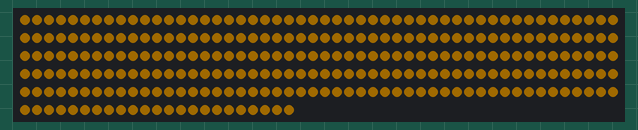
A sketch run on a simulated Teensy 4. Shown: 273 RGB LEDs in strip order, left to right, continuing on the next row. Dim RGB values are drawn brighter than linear.

Above: at 0.1 s.
At 0.6 s:
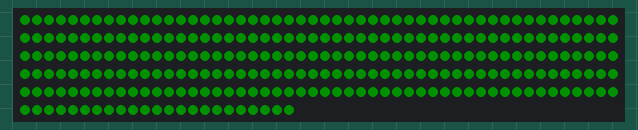
At 1.13 s:
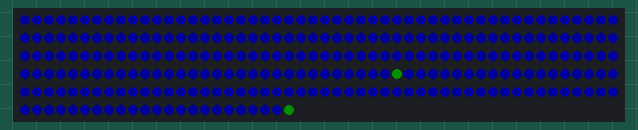
At 10.93 s:
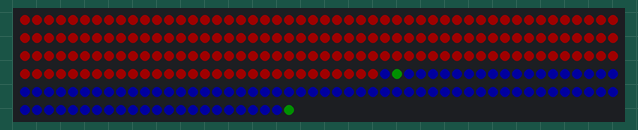
At 39.77 s:
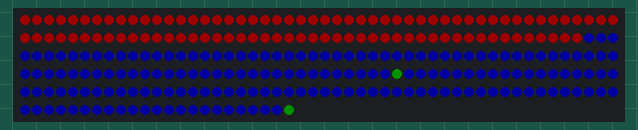

Measured:
- what the display in image 1 shows lasts 0.5 s, from 0.5 s to 1.0 s

The sketch:

spatial_example.ino
```cpp
#define USE_OCTOWS2811
#include <OctoWS2811.h>
#include <FastLED.h>
#include "lut.h"

//NUM_LEDS defined in lut.h
#define NUM_LEDS_PER_STRIP 273
#define NUM_STRIPS 4
CRGB leds[NUM_LEDS_PER_STRIP * NUM_STRIPS];

//color LEDs a solid color
void colorLEDs(CRGB col)
{
  for (int i = 0; i < NUM_LEDS; i++)
    leds[i] = col;
}

//clear LEDs
void clearLEDs()
{
  for (int i = 0; i < NUM_LEDS; i++)
    leds[i] = CRGB::Black;
}

void setup() {
  LEDS.addLeds<OCTOWS2811>(leds, NUM_LEDS_PER_STRIP);
  LEDS.setBrightness(32);

  //Signal that we entered setup()
  colorLEDs(CRGB::Orange);
  FastLED.show();
  FastLED.delay(1000 / 2);

  //Do any other init here

  //show initialization completed successfully
  colorLEDs(CRGB::Green);
  FastLED.show();
  FastLED.delay(1000 / 2);

}

void loop() {

  // put your main code here, to run repeatedly:
  for (int ii = 0; ii < 91; ii++)
  {
    for (int idx = 0; idx < NUM_LEDS; idx++) {
      if (allLEDs[idx].z < ii) {
        leds[allLEDs[idx].address] = CRGB::Red;
      } else {
        leds[allLEDs[idx].address] = CRGB::Blue;
      }
    }
    FastLED.show();
    delay(100);
  }
  for (int ii = 91; ii > 0; ii--)
  {
    for (int idx = 0; idx < NUM_LEDS; idx++) {
      if (allLEDs[idx].z < ii) {
        leds[allLEDs[idx].address] = CRGB::Red;
      } else {
        leds[allLEDs[idx].address] = CRGB::Blue;
      }
    }
    FastLED.show();
    delay(100);
  }
}
```

Source omitted: lut.h (50070 bytes)
